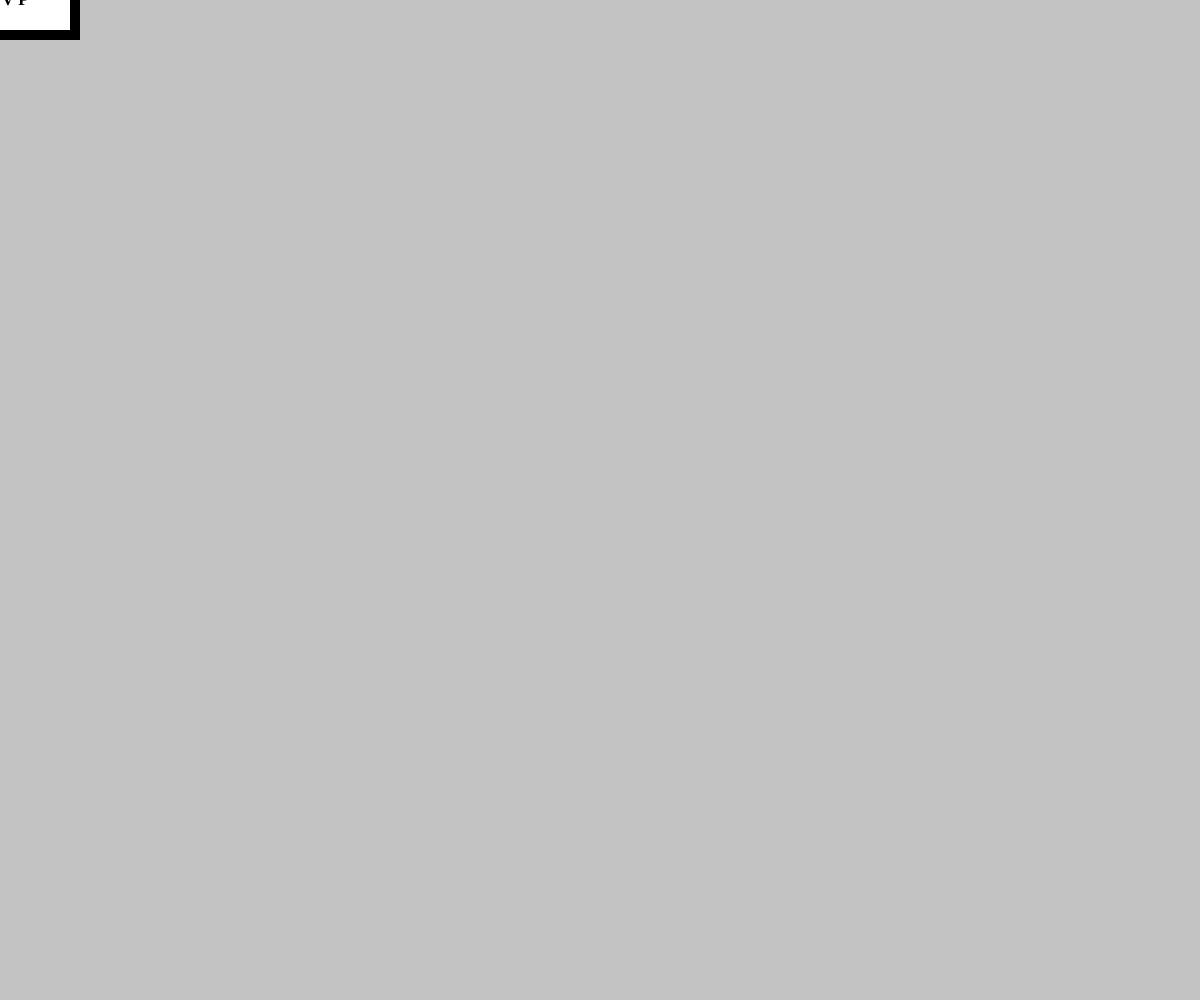
Frame 1 (no input)
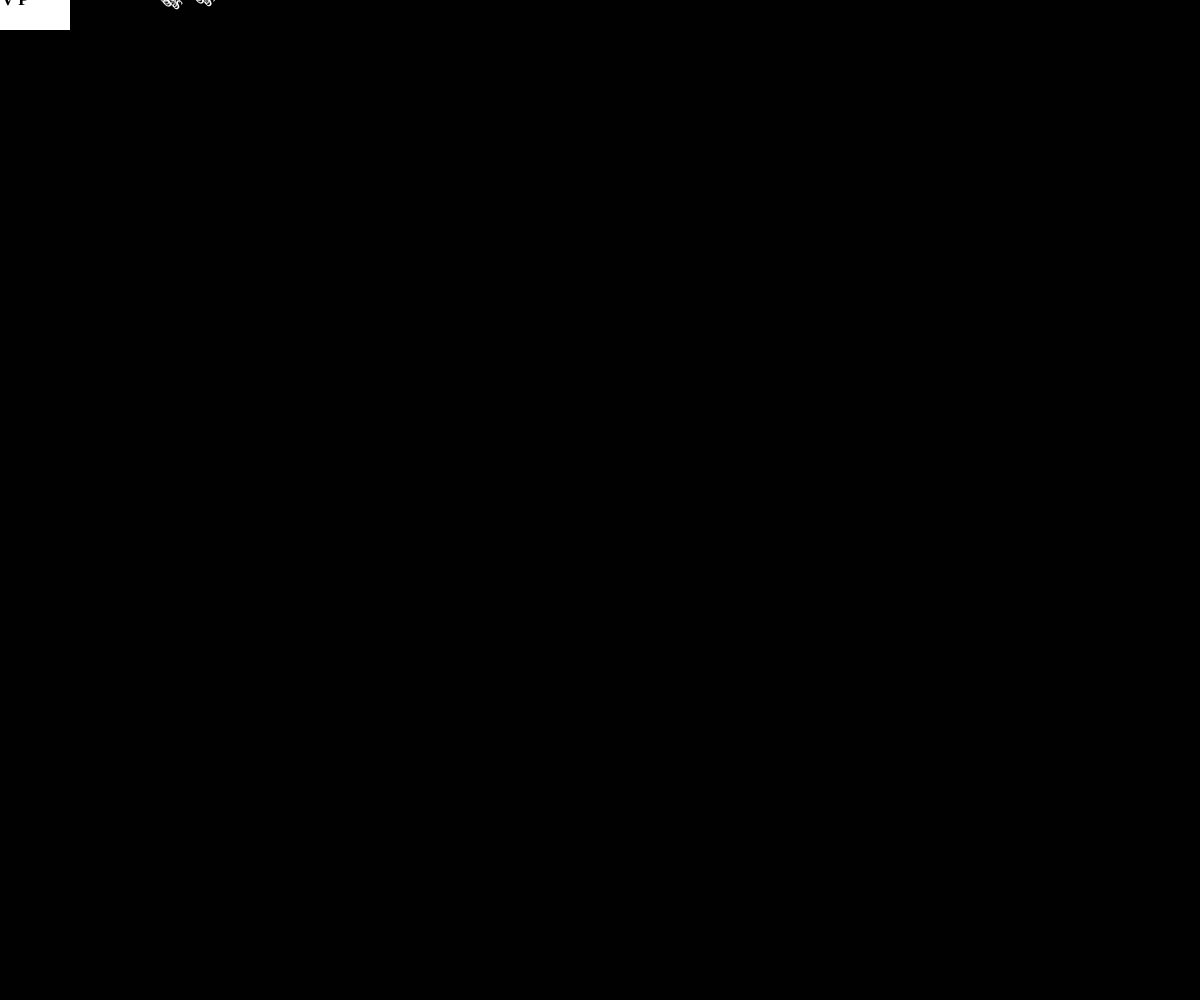
Frame 60 (no input)
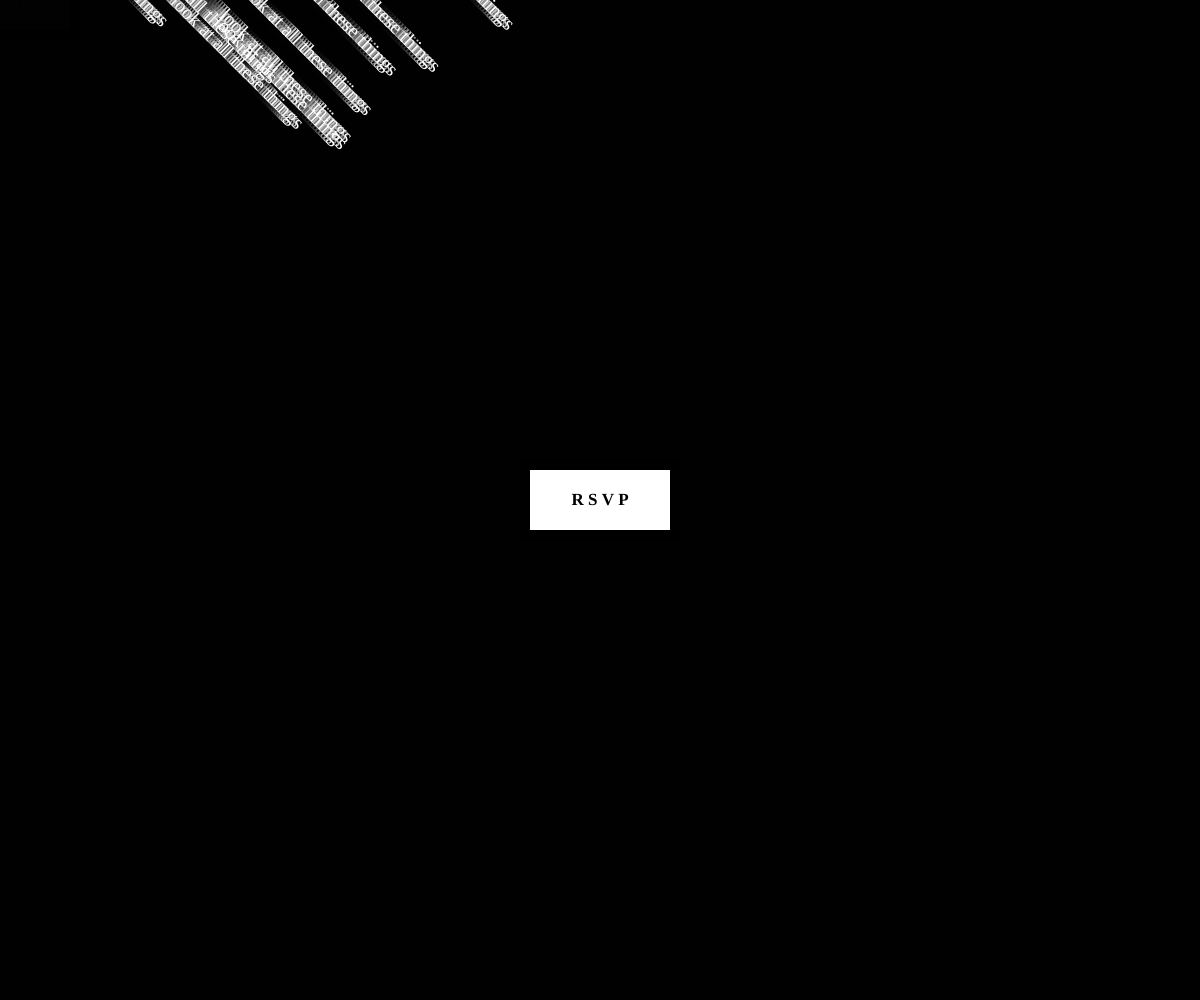
Frame 120 (the mouse pressed at the canvas centre since frame 60)

The p5.js sketch that drew these frames (run headless with seeded random() and noise() and a simulated clock; from frame 60 on, the mouse is pressed at the canvas centre):

// p5.js sketch
// ── sketch.js
rains = []
angle = 0

function setup() {
  createCanvas(windowWidth, windowHeight);
  angleMode(DEGREES);

  for (var i = 0; i < 100; i++){
    rains[i] = new Rain();
  }
}

function draw() {
  background(0, 60);
  for (var i = 0; i < rains.length; i++){
    rains[i].show();
    rains[i].fall();
  }

  //RSVP Button
  push();
  strokeWeight(10);
  stroke(0);
  fill(255)
  rectMode(CENTER);
  rect(mouseX, mouseY, 150, 70);
  pop();


  push();
  fill(0);
  textAlign(CENTER);
  textSize(17);
  textStyle(BOLD);
  textFont('IBM Plex Mono');
  text('R S V P', mouseX, mouseY+5);
  pop();



}

// ── rain.js
class Rain {
  constructor(x, y, yspeed){
    this.x = random(-width);
    this.y = random(-height);
    this.yspeed = random(2,4);
  }

  fall(){
    this.y += this.yspeed;

    if (this.y > height + 10){
      this.y = random(-height);
    }
  }

  show(){
    push();
    fill(255);
    rotate(45);
    textSize(20);
    textAlign(RIGHT);
    textFont('IBM Plex Mono');
    text('look at all these things', this.y, this.x);
    // line(this.x, this.y, this.x, this.y + 10)
    pop();
  }


}
